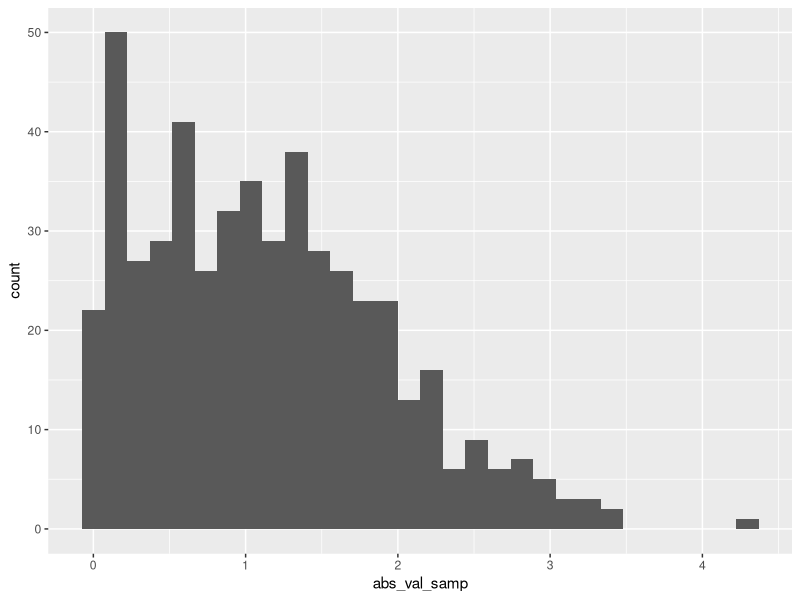

Recreate this plot in R.
## ---- chunk 1
library(tidyverse)
## ---- chunk 2
samp = rnorm(100)
length(samp)
## ---- chunk 3
plot_df = tibble(
  x=rnorm(1000, mean=1, sd=.5),
  y=1+2*x

)
## ---- chunk 4
la_df = 
  tibble(
    numeric_samp = rnorm(500, mean=1),
    abs_val_samp = abs(numeric_samp)
  )

ggplot(la_df, aes(x=abs_val_samp)) + geom_histogram()
